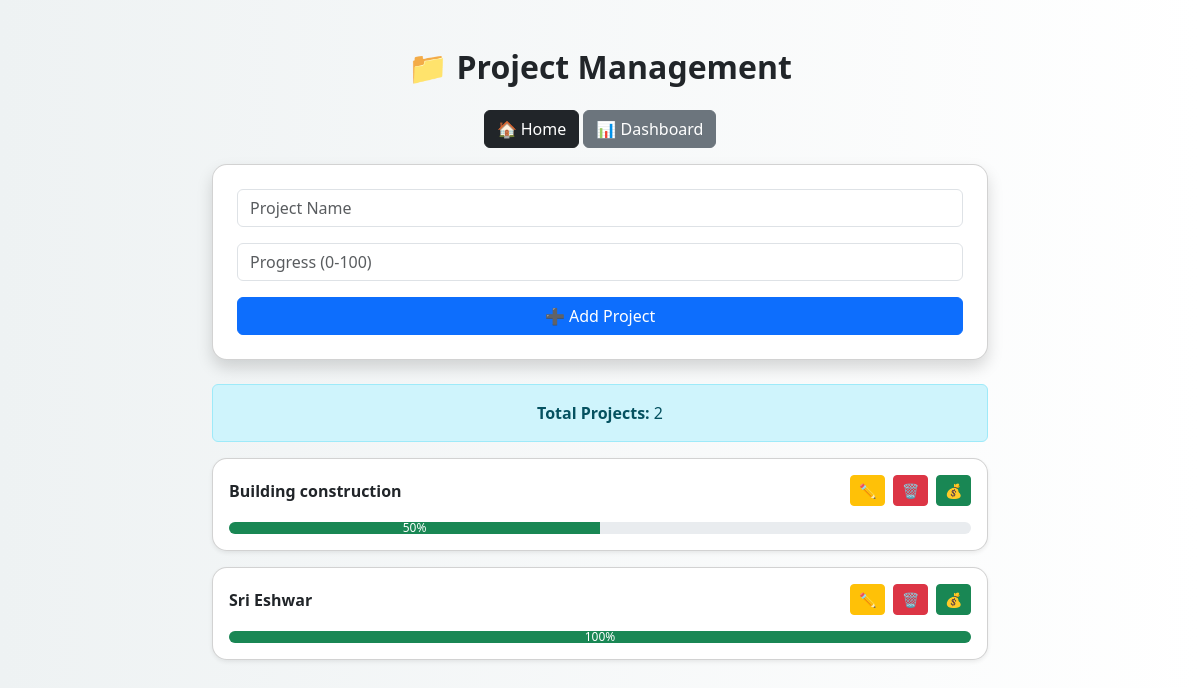
The app's page /project/ with its own data.
### monitor/models.py (models this page shows, shortened)
class Project(models.Model):
    name = models.CharField(max_length=100)
    progress = models.IntegerField(default=0)

### monitor/views.py (the view, shortened to what this page needs)
# urls.py: path('project/', views.project, name='project'),
def project(request):
    data = Project.objects.all()
    return render(request, 'project.html', {'data': data})

### monitor/templates/project.html (shortened to what this page needs)
<!DOCTYPE html>
<html>
<head>
<link href="https://cdn.jsdelivr.net/npm/bootstrap@5.3.0/dist/css/bootstrap.min.css" rel="stylesheet">
</head>
<body>
<div class="container mt-5">
    <h2 class="text-center mb-4">📁 Project Management</h2>
    <div class="text-center mb-3">
        <a href="/" class="btn btn-dark">🏠 Home</a>
        <a href="/dashboard/" class="btn btn-secondary">📊 Dashboard</a>
    </div>
    <div class="card p-4 mb-4 shadow">
        <form method="post">
            <input name="name"
                   class="form-control mb-3"
                   placeholder="Project Name"
                   required>
            <input name="progress"
                   type="number"
                   min="0"
                   max="100"
                   class="form-control mb-3"
                   placeholder="Progress (0-100)"
                   required>
            <button type="submit" class="btn btn-primary w-100">
                ➕ Add Project
            </button>
        </form>
    </div>
    <div class="alert alert-info text-center">
        <strong>Total Projects:</strong> {{ data|length }}
    </div>
    {% for i in data %}
    <div class="card p-3 mb-3 shadow-sm">
        <div class="d-flex justify-content-between align-items-center">
            <strong>{{ i.name }}</strong>
            <div class="d-flex gap-2">
                <a href="/edit/{{ i.id }}/"
                   class="btn btn-warning btn-sm">✏️</a>
                <form action="/delete/{{ i.id }}/" method="post" style="display:inline;">
                    <button class="btn btn-danger btn-sm">🗑</button>
                </form>
                <a href="/budget/?project={{ i.id }}"
                   class="btn btn-success btn-sm">💰</a>
            </div>
        </div>
        <div class="progress mt-3">
    <div class="progress-bar bg-success"
         role="progressbar"
         style="width: {{ i.progress }}%;">
        {{ i.progress }}%
    </div>
</div>
    </div>
    {% empty %}
    <div class="alert alert-warning text-center">
        No projects yet!
    </div>
    {% endfor %}
</div>
</body>
</html>

### monitor/templates/project.html (style rules this page uses)
body { background: linear-gradient(to right, #eef2f3, #ffffff); }
.container { max-width: 800px; }
.card { border-radius: 15px; transition: 0.3s; }
.progress { height: 12px; overflow: hidden; }
.progress-bar { font-size: 12px; line-height: 12px; }
h2 { font-weight: bold; }

### records on screen
Project: name "Building construction", progress "50"
Project: name "Sri Eshwar", progress "100"

### other values on screen
{{ data|length }} "2"
